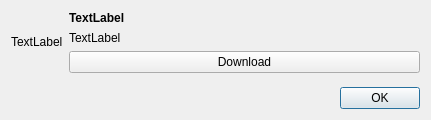
<ui version="4.0" >
 <class>URLDlg</class>
 <widget class="QDialog" name="URLDlg" >
  <property name="windowModality" >
   <enum>Qt::ApplicationModal</enum>
  </property>
  <property name="geometry" >
   <rect>
    <x>0</x>
    <y>0</y>
    <width>431</width>
    <height>120</height>
   </rect>
  </property>
  <property name="windowTitle" >
   <string>URLDialog</string>
  </property>
  <property name="modal" >
   <bool>true</bool>
  </property>
  <layout class="QVBoxLayout" name="verticalLayout" >
   <item>
    <widget class="QFrame" name="frame_2" >
     <property name="frameShape" >
      <enum>QFrame::NoFrame</enum>
     </property>
     <property name="frameShadow" >
      <enum>QFrame::Raised</enum>
     </property>
     <property name="lineWidth" >
      <number>0</number>
     </property>
     <layout class="QHBoxLayout" name="horizontalLayout" >
      <property name="margin" >
       <number>0</number>
      </property>
      <item>
       <widget class="QLabel" name="label_updateIcon" >
        <property name="sizePolicy" >
         <sizepolicy vsizetype="Minimum" hsizetype="Minimum" >
          <horstretch>0</horstretch>
          <verstretch>0</verstretch>
         </sizepolicy>
        </property>
        <property name="text" >
         <string>TextLabel</string>
        </property>
       </widget>
      </item>
      <item>
       <widget class="QFrame" name="frame" >
        <property name="sizePolicy" >
         <sizepolicy vsizetype="Expanding" hsizetype="Expanding" >
          <horstretch>0</horstretch>
          <verstretch>0</verstretch>
         </sizepolicy>
        </property>
        <property name="frameShape" >
         <enum>QFrame::NoFrame</enum>
        </property>
        <property name="frameShadow" >
         <enum>QFrame::Plain</enum>
        </property>
        <property name="lineWidth" >
         <number>0</number>
        </property>
        <layout class="QVBoxLayout" name="verticalLayout_2" >
         <property name="margin" >
          <number>0</number>
         </property>
         <item>
          <widget class="QLabel" name="label_desc" >
           <property name="font" >
            <font>
             <weight>75</weight>
             <bold>true</bold>
            </font>
           </property>
           <property name="text" >
            <string>TextLabel</string>
           </property>
           <property name="wordWrap" >
            <bool>true</bool>
           </property>
          </widget>
         </item>
         <item>
          <widget class="QLabel" name="label_url" >
           <property name="text" >
            <string>TextLabel</string>
           </property>
          </widget>
         </item>
         <item>
          <widget class="QPushButton" name="pushButton_GotoURL" >
           <property name="text" >
            <string>Download</string>
           </property>
          </widget>
         </item>
        </layout>
       </widget>
      </item>
     </layout>
    </widget>
   </item>
   <item>
    <spacer name="verticalSpacer" >
     <property name="orientation" >
      <enum>Qt::Vertical</enum>
     </property>
     <property name="sizeHint" stdset="0" >
      <size>
       <width>20</width>
       <height>40</height>
      </size>
     </property>
    </spacer>
   </item>
   <item>
    <widget class="QDialogButtonBox" name="buttonBox" >
     <property name="orientation" >
      <enum>Qt::Horizontal</enum>
     </property>
     <property name="standardButtons" >
      <set>QDialogButtonBox::Ok</set>
     </property>
    </widget>
   </item>
  </layout>
 </widget>
 <resources/>
 <connections>
  <connection>
   <sender>buttonBox</sender>
   <signal>accepted()</signal>
   <receiver>URLDlg</receiver>
   <slot>accept()</slot>
   <hints>
    <hint type="sourcelabel" >
     <x>257</x>
     <y>146</y>
    </hint>
    <hint type="destinationlabel" >
     <x>157</x>
     <y>274</y>
    </hint>
   </hints>
  </connection>
  <connection>
   <sender>buttonBox</sender>
   <signal>rejected()</signal>
   <receiver>URLDlg</receiver>
   <slot>reject()</slot>
   <hints>
    <hint type="sourcelabel" >
     <x>325</x>
     <y>146</y>
    </hint>
    <hint type="destinationlabel" >
     <x>286</x>
     <y>274</y>
    </hint>
   </hints>
  </connection>
  <connection>
   <sender>pushButton_GotoURL</sender>
   <signal>clicked()</signal>
   <receiver>URLDlg</receiver>
   <slot>Download()</slot>
   <hints>
    <hint type="sourcelabel" >
     <x>186</x>
     <y>80</y>
    </hint>
    <hint type="destinationlabel" >
     <x>6</x>
     <y>116</y>
    </hint>
   </hints>
  </connection>
 </connections>
 <slots>
  <slot>Download()</slot>
 </slots>
</ui>
